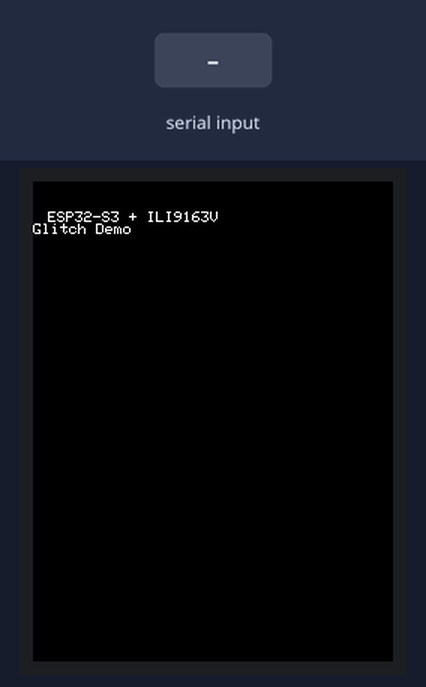
A program run on a simulated ESP32-S3. Parts: 240×320 colour display. Inputs (shaded band) come from the test bench. Random numbers use the default seed unless the program sets one.

Above: at 0.3 s.
At 3.6 s:
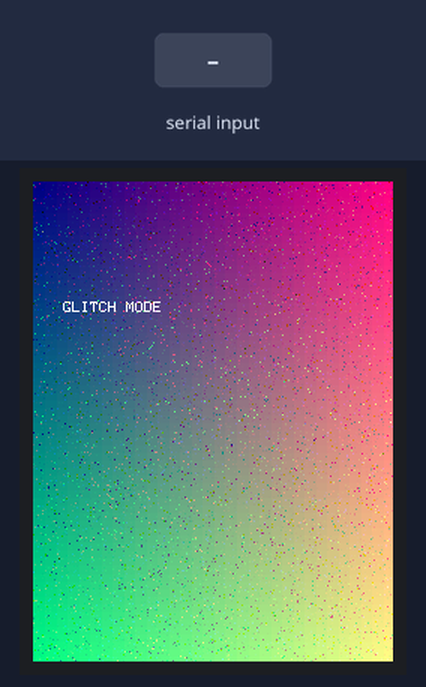
3.7 s: "1\n" received over Serial
At 4.23 s:
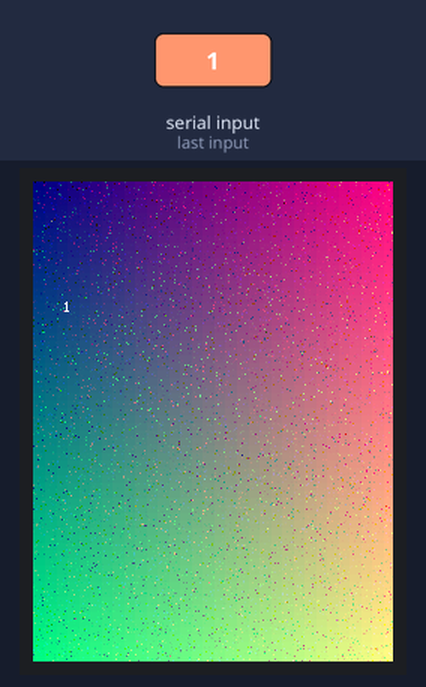
Timing chart, 0 to 6.7 s (numbered marks = the images above; inputs shaded):
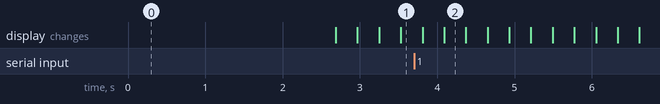

The program:

main.cpp
```cpp
#include <TFT_eSPI.h>

// -------- CONFIGURATION --------
#define GLITCH_PERCENT 15    // Percentage of bits to flip (0-100)
#define FRAME_DELAY_MS 50    // Delay between frames (ms)
#define TEXT_TO_DISPLAY "GLITCH MODE"  // Change this to modify displayed text
#define TEXT_X 20
#define TEXT_Y 80

// -------- GLOBALS --------
TFT_eSPI tft = TFT_eSPI();
TFT_eSprite sprite = TFT_eSprite(&tft);

// -------- HELPERS --------
// Flip a random bit in a 16-bit color (RGB565)
uint16_t glitchPixel(uint16_t color) {
  uint16_t mask = 1 << (random(16)); // Random bit position (0-15)
  return color ^ mask;              // Flip the bit
}

// -------- SETUP --------
void setup() {
  Serial.begin(115200);
  randomSeed(analogRead(0)); // Better randomness

  // Initialize TFT
  tft.begin();
  tft.setRotation(2); // Vertical orientation, cables at bottom
  tft.fillScreen(TFT_BLACK);

  // Create sprite (off-screen buffer)
  sprite.createSprite(TFT_WIDTH, TFT_HEIGHT);
  sprite.setTextColor(TFT_WHITE, TFT_BLACK);
  sprite.setTextSize(1);

  // Initial message
  sprite.fillSprite(TFT_BLACK);
  sprite.setCursor(10, 20);
  sprite.println("ESP32-S3 + ILI9163V");
  sprite.println("Glitch Demo");
  sprite.pushSprite(0, 0);
  delay(2000);
}

// -------- MAIN LOOP --------
void loop() {
  static String displayText = TEXT_TO_DISPLAY;

  // Check for serial input to change text
  if (Serial.available() > 0) {
    displayText = Serial.readStringUntil('\n');
    displayText.trim();
    if (displayText.length() == 0) {
      displayText = TEXT_TO_DISPLAY; // Reset to default
    }
  }

  // 1. Fill sprite with background
  sprite.fillSprite(TFT_BLACK);
  for (int y = 0; y < TFT_HEIGHT; y++) {
    for (int x = 0; x < TFT_WIDTH; x++) {
      uint8_t r = (x * 255) / TFT_WIDTH;
      uint8_t g = (y * 255) / TFT_HEIGHT;
      uint8_t b = 128;
      sprite.drawPixel(x, y, tft.color565(r, g, b));
    }
  }

  // 2. Write configurable text to sprite
  sprite.setCursor(TEXT_X, TEXT_Y);
  sprite.setTextColor(TFT_WHITE);
  sprite.println(displayText);

  // 3. Apply glitch: flip random bits in the sprite buffer
  uint16_t *spriteBuffer = (uint16_t *)sprite.getPointer();
  int totalPixels = TFT_WIDTH * TFT_HEIGHT;
  int pixelsToGlitch = (totalPixels * GLITCH_PERCENT) / 100;

  for (int i = 0; i < pixelsToGlitch; i++) {
    int idx = random(totalPixels);
    spriteBuffer[idx] = glitchPixel(spriteBuffer[idx]);
  }

  // 4. Push sprite to display
  sprite.pushSprite(0, 0);

  // 5. Small delay to control glitch speed
  delay(FRAME_DELAY_MS);
}
```
